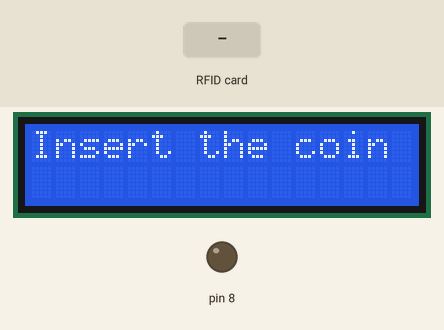
The sketch below on a simulated Arduino Uno, built with avr-gcc and run on an emulated ATmega328P. Parts: 16×2 character LCD, output pins drawn as LEDs (lit = HIGH). The inputs (shaded band) are chosen by the test bench. Pins used as bus, display or sensor lines are not drawn; what the sketch prints to the serial monitor is not drawn.

Above: at 1.3 s.
1.4 s: RFID card 4C 56 C7 73 held to the reader
At 3.9 s:
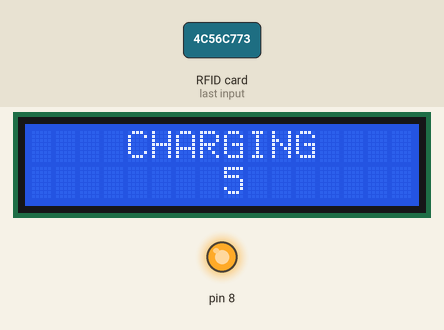
5.5 s: RFID card 31 C1 64 A3 held to the reader
At 11.0 s:
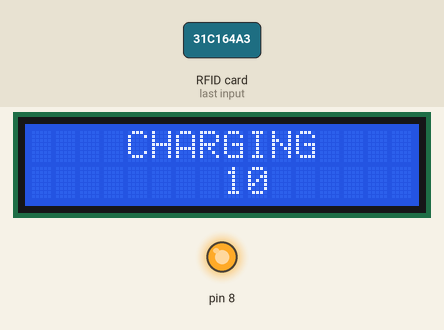
Timing chart, 0 to 12.5 s (numbered marks = the images above; inputs shaded):
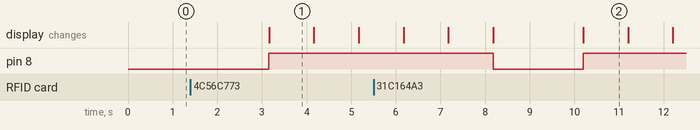

Measured:
- after the input at 1.4 s, pin 8: LOW → HIGH after 1.8 s; the display: changes after 1.8 s (image 1)
- what the display in image 1 shows lasts 1.0 s, from 3.2 s to 4.2 s

The sketch:

rfiid_rfid.ino
```cpp
#include <LiquidCrystal.h>
LiquidCrystal LCD(2,3,4,5,6,7);
#include "SPI.h"
#include "MFRC522.h"

#define SS_PIN 10
#define RST_PIN 9
int i;

MFRC522 rfid(SS_PIN, RST_PIN);

MFRC522::MIFARE_Key key;

void setup() {
  // put your setup code here, to run once:
  Serial.begin(9600);
  LCD.begin(16,2);
  SPI.begin();
  rfid.PCD_Init();
  Serial.println("I am waiting for card...");
  pinMode(8,OUTPUT);
}

void loop() {
  {
    LCD.clear();
LCD.print("Insert the coin");
  delay(1000);
  // put your main code here, to run repeatedly:
  if (!rfid.PICC_IsNewCardPresent() || !rfid.PICC_ReadCardSerial())
    return;

  // Serial.print(F("PICC type: "));
  MFRC522::PICC_Type piccType = rfid.PICC_GetType(rfid.uid.sak);
  // Serial.println(rfid.PICC_GetTypeName(piccType));

  // Check is the PICC of Classic MIFARE type
  if (piccType != MFRC522::PICC_TYPE_MIFARE_MINI &&
      piccType != MFRC522::PICC_TYPE_MIFARE_1K &&
      piccType != MFRC522::PICC_TYPE_MIFARE_4K) {
    Serial.println(F("Your tag is not of type MIFARE Classic."));
    return;
  }
  String strID = "";
  for (byte i = 0; i < 4; i++) {
    strID +=
      (rfid.uid.uidByte[i] < 0x10 ? "0" : "") +
      String(rfid.uid.uidByte[i], HEX) +
      (i != 3 ? ":" : "");
  }

  strID.toUpperCase();
  Serial.print("Tap card key: ");
  Serial.println(strID);
  delay(1000);
  LCD.clear();
LCD.print("Insert the coin");

 if (strID.indexOf("4C:56:C7:73") >= 0) {  //put your own tap card key;
    for(i=5;i>0;i--)
    {
      digitalWrite(8,HIGH);
      Serial.println(i);
      LCD.clear();
      LCD.print("    CHARGING");
      LCD.setCursor(8,1);
      LCD.print(i);
      delay(1000);
      }
     Serial.println("Insert the coin");
     LCD.clear();
     digitalWrite(8,LOW);
     LCD.print("Insert the coin");
  }
  else if (strID.indexOf("31:C1:64:A3") >= 0) {  //put your own tap card key;
    for(i=10;i>0;i--)
    {
      digitalWrite(8,HIGH);
      Serial.println(i);
       LCD.clear();
       LCD.print("    CHARGING");
       LCD.setCursor(8,1);
      LCD.print(i);

       delay(1000);
     }
     Serial.println("Insert the coin");
      LCD.clear();
     digitalWrite(8,LOW);
     LCD.print("Insert the coin");
  }
  else if (strID.indexOf("B2:4A:DE:73") >= 0) {  //put your own tap card key;
    for(i=15;i>0;i--)
    {
      digitalWrite(8,HIGH);
      Serial.println(i);
       LCD.clear();
       LCD.print("    CHARGING");
       LCD.setCursor(8,1);
      LCD.print(i);

      delay(1000);
      }
      Serial.println("Insert the coin");
      LCD.clear();
     digitalWrite(8,LOW);
       LCD.print("Insert the coin");

}
}
}
```
